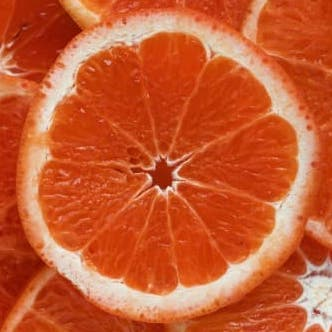
#> input picture grapefruit.jpg, 332 x 332 px
$ jupyter execute Untitled.ipynb
#> lines starting #> are read from the running program, lines starting #| are printed output that depends on the picture; after the words box and inside, x2 and y2 are one past the last pixel; in counts of white or black regions, pixels touching at a corner belong together
[cell 1]
#%config IPCompleter.greedy=True

[cell 2]
#Import all the libraries
import cv2
import numpy as np
from matplotlib import pyplot as plt

[cell 3]
def waitForInput():
    cv2.waitKey()
    cv2.destroyAllWindows()

[cell 4]
#Read an image from the current directory. Blue-Green-Red
image = cv2.imread("grapefruit.jpg",cv2.IMREAD_COLOR)
#> image is the input picture: shape (332, 332, 3); mean B, G, R 49.1, 91.1, 200
gray_scale_image = cv2.imread("grapefruit.jpg",cv2.IMREAD_GRAYSCALE)
#> gray_scale_image: shape (332, 332); min 36, max 246, mean 118.9

#Show some of the properties of the image.
print("The shape of the image is {0}".format(image.shape))
#| The shape of the image is (332, 332, 3)
print("The type of the image matrix is {0}".format(type(image)))
#| The type of the image matrix is <class 'numpy.ndarray'>

[cell 5]
#Show the colored and gray scaled images.
cv2.imshow("Colored Image", image)
cv2.imshow("Gray Scaled Image", gray_scale_image)
waitForInput()

[cell 6]
#Change the color space of the image.
gray_scale_image_2 = cv2.cvtColor(image,cv2.COLOR_BGR2GRAY)
cv2.imshow("Gray Scaled Image 2", gray_scale_image_2)
waitForInput()

[cell 7]
#Change the dimensions of the image.
image_2 = cv2.imread("colors.jpg")
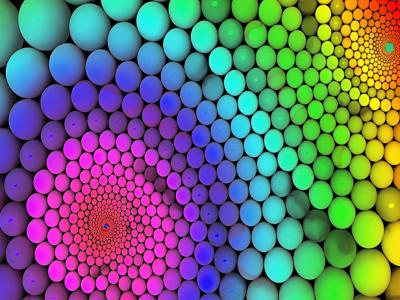
#> input picture colors.jpg, 400 x 300 px
#> image_2 is the input picture: shape (300, 400, 3); mean B, G, R 118.6, 113.7, 106.2

resized_1 = cv2.resize(image_2,(600,600),interpolation=cv2.INTER_LINEAR) #Bilinear
resized_2 = cv2.resize(image_2,interpolation=cv2.INTER_NEAREST,dsize=(600,600)) #Nearest Neighbor
resized_3 = cv2.resize(image_2,(600,600),interpolation=cv2.INTER_CUBIC) #Bicubic

cv2.imshow("Original Image",image_2)
cv2.imshow("Bilinear Interpolation", resized_1)
cv2.imshow("Nearest Neighbor", resized_2)
cv2.imshow("Bicubic", resized_3)
waitForInput()

[cell 8]
#Mask the image
lower_mask = np.array([200,200,20])
upper_mask = np.array([255,255,90])

# Threshold the image to get only the specified color interval
masked_binary_image = cv2.inRange(image_2, lower_mask, upper_mask)
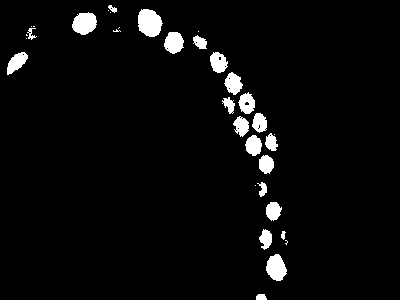
#> masked_binary_image: shape (300, 400); 4% white; 34 white regions (12 under 20 px), largest, box (x1, y1, x2, y2) and area: (138, 9, 163, 37) 536, (72, 12, 97, 35) 428, (266, 254, 287, 281) 403

# Bitwise-and the mask and the original image
result_image = cv2.bitwise_and(image_2, image_2, mask=masked_binary_image)
print(image_2.shape)
#| (300, 400, 3)
print(masked_binary_image.shape)
#| (300, 400)

cv2.imshow('Original Image',image_2)
cv2.imshow('Created Mask', masked_binary_image)
cv2.imshow('Result',result_image)
waitForInput()

[cell 9]
#Blur the image
blurred_image = cv2.medianBlur(image_2,9)
blurred_image_2 = cv2.GaussianBlur(image_2,(9,9),0)

cv2.imshow("Original Image",image_2)
cv2.imshow("Median Blurred Image",blurred_image)
cv2.imshow("Gaussian Blurred Image",blurred_image_2)
waitForInput()

[cell 10]
#Filtering
kernel_1 = np.zeros((3,3))
kernel_1[:,1] = 1
print(kernel_1)

print("\n\n")

kernel_2 = np.zeros((3,3))
kernel_2[1,:] = 1
print(kernel_2)

gray_image_2 = cv2.cvtColor(image_2,cv2.COLOR_BGR2GRAY)

vertical_filtered_image = cv2.filter2D(gray_image_2,-1,kernel_1)
horizontal_filtered_image = cv2.filter2D(gray_image_2,-1,kernel_2)
after_sobel = np.add(cv2.Sobel(gray_image_2,-1,1,1),np.ones_like(gray_image_2)*255)

filtered_image = cv2.add(vertical_filtered_image,horizontal_filtered_image)
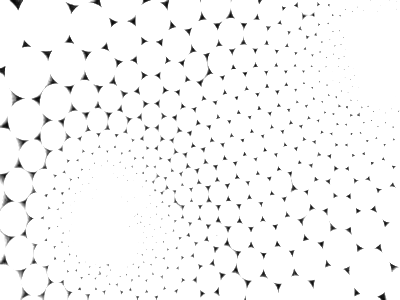
#> filtered_image: shape (300, 400); min 7, max 255, mean 247.4

cv2.imshow("Filtered Image",filtered_image)
cv2.imshow("Sobel Operator",after_sobel)
waitForInput()

[cell 11]
#Thresholding

image = cv2.cvtColor(image, cv2.COLOR_BGR2GRAY)
ret,thresh1 = cv2.threshold(image,127,255,cv2.THRESH_BINARY)
#> thresh1: shape (332, 332); 28.8% white; 219 white regions (190 under 20 px), largest, box (x1, y1, x2, y2) and area: (18, 0, 319, 322) 24924, (267, 257, 332, 332) 2026, (115, 155, 215, 221) 946
ret,thresh2 = cv2.threshold(image,127,255,cv2.THRESH_BINARY_INV)
ret,thresh3 = cv2.threshold(image,127,255,cv2.THRESH_TRUNC)
ret,thresh4 = cv2.threshold(image,127,255,cv2.THRESH_TOZERO)
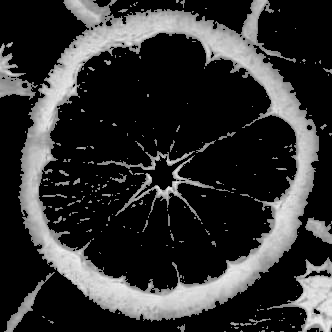
#> thresh4: shape (332, 332); min 0, max 240, mean 50.5
ret,thresh5 = cv2.threshold(image,127,255,cv2.THRESH_TOZERO_INV)
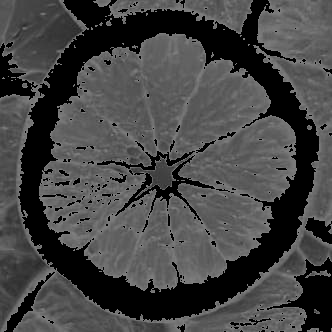
#> thresh5: shape (332, 332); min 0, max 127, mean 68.3

titles = ['Original Image','BINARY','BINARY_INV','TRUNC','TOZERO','TOZERO_INV']
images = [image, thresh1, thresh2, thresh3, thresh4, thresh5]

for i in range(6):
    plt.subplot(2,3,i+1),plt.imshow(images[i],'gray')
    plt.title(titles[i])
    plt.xticks([]),plt.yticks([])

plt.show()

[cell 12]
#Histograms

plt.subplot(3,1,1)

for i in range(3):
    plt.subplot(3,1,i+1)
    plt.hist(images[i].ravel(),256)
plt.show()
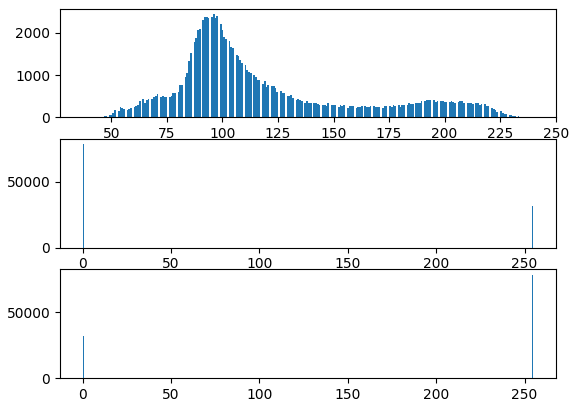
#> figure drawn by matplotlib, 3 panels; panel 1: tallest bar 2451 high, from x = 95.68 to 96.47; panel 2: tallest bar 78526 high, from x = 0 to 0.996; panel 3: tallest bar 78526 high, from x = 254 to 255

[cell 13]
#Contours

im = cv2.imread("road.jpg",1)
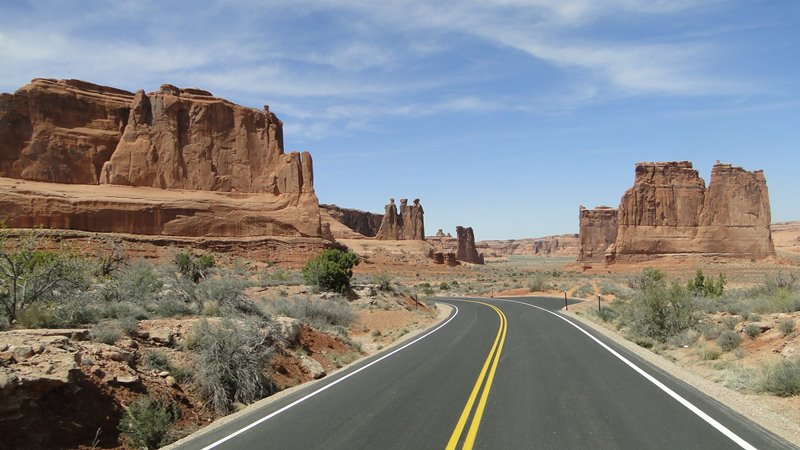
#> input picture road.jpg, 800 x 450 px
#> im is the input picture: shape (450, 800, 3); mean B, G, R 132.8, 131.9, 131.4
imgray = cv2.cvtColor(im, cv2.COLOR_BGR2GRAY)
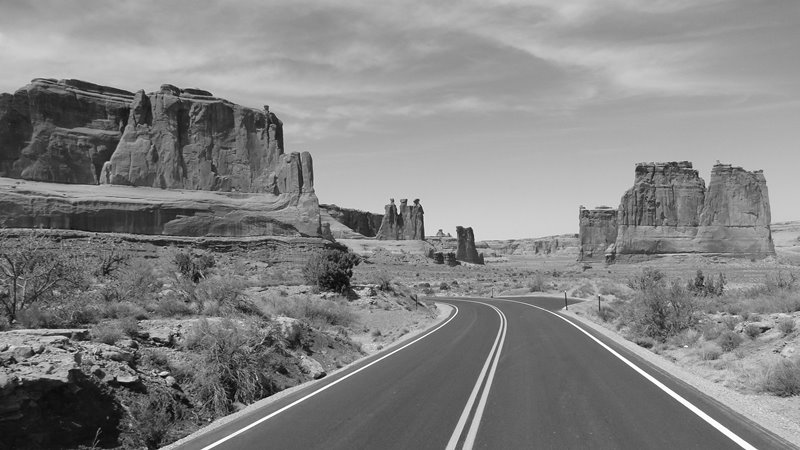
#> imgray: shape (450, 800); min 2, max 255, mean 131.9
ret, thresh = cv2.threshold(imgray, 190, 255, 0)
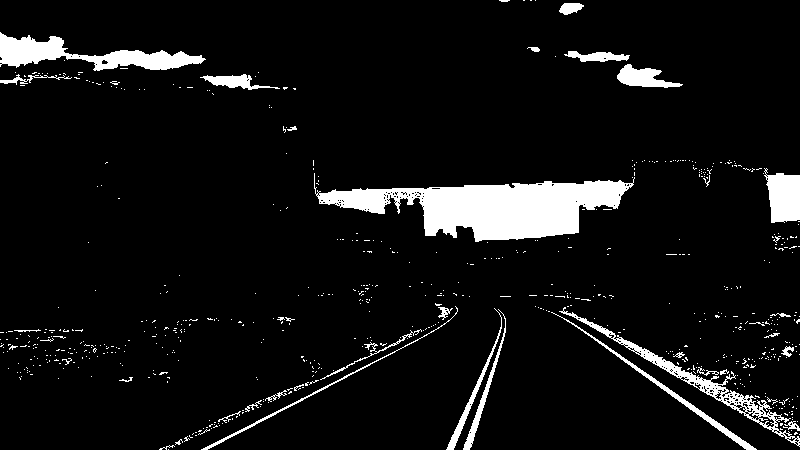
#> thresh: shape (450, 800); 7% white; 649 white regions (612 under 20 px)
contours, hierarchy = cv2.findContours(thresh, cv2.RETR_TREE, cv2.CHAIN_APPROX_SIMPLE)
#> contours = 907 contours, 879 with area under 20; largest, box (x1, y1, x2, y2) and area: (314, 173, 635, 242) 10456, (0, 32, 206, 71) 3004, (559, 307, 800, 447) 2375, (764, 168, 800, 223) 1383, (617, 64, 683, 88) 741
cv2.drawContours(im, contours, -1, (0,255,0), 3)
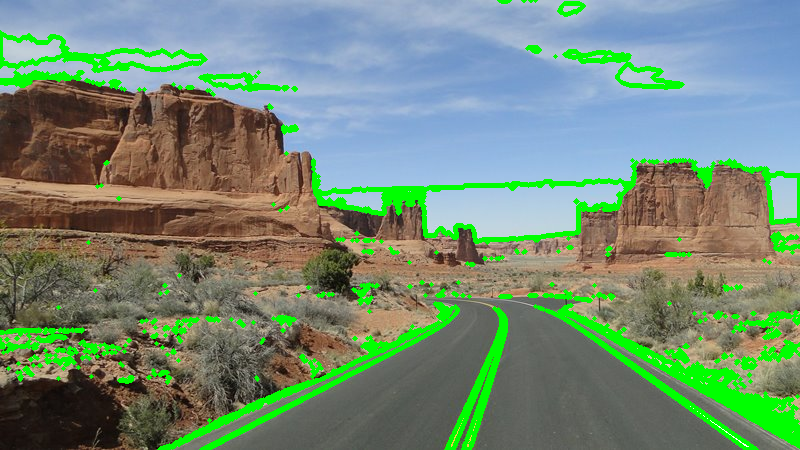
#> im: shape (450, 800, 3); 9.35% of pixels changed, all inside (x1, y1, x2, y2) = (0, 0, 800, 450)
cv2.imshow("Contours",im)
waitForInput()
